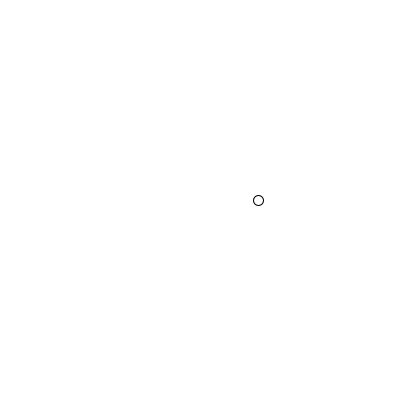
Frame 1 (no input)
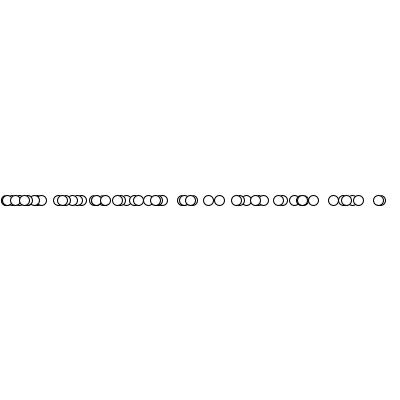
Frame 60 (the mouse pressed at the canvas centre just before this capture)
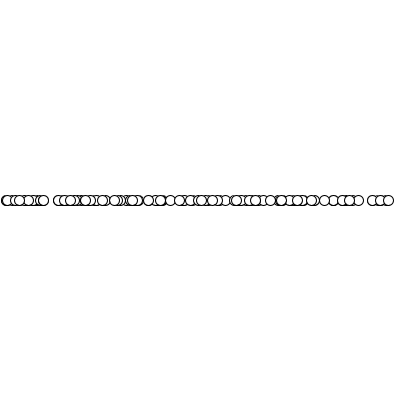
Frame 120 (the mouse held since frame 60 and released just before this capture)

The Processing sketch that drew these frames (run headless with seeded random() and noise(); from frame 60 on, the mouse is pressed at the canvas centre):

// Processing sketch: random_example
// ── random_example.pde
//KP - S26 - DMP 
//Martinez 
//Example Random

float x, y;

void setup() {
  size(400, 400);
  background(255);
  y = height/2;
  //frameRate(10);
}

void draw() {
  //background(255);
  float r = random(0, width);
  ellipse(r, y, 10, 10);
}
